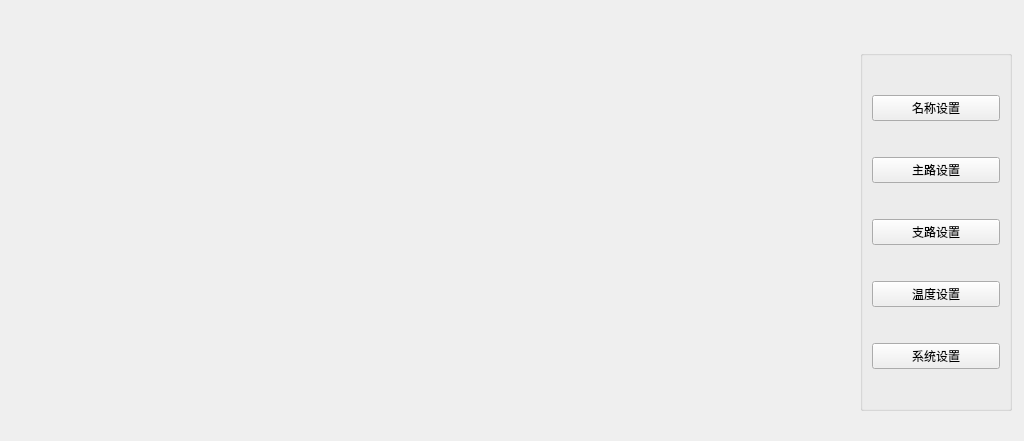
<?xml version="1.0" encoding="UTF-8"?>
<ui version="4.0">
 <class>SetMainWid</class>
 <widget class="QWidget" name="SetMainWid">
  <property name="geometry">
   <rect>
    <x>0</x>
    <y>0</y>
    <width>1024</width>
    <height>441</height>
   </rect>
  </property>
  <property name="windowTitle">
   <string>Form</string>
  </property>
  <widget class="QStackedWidget" name="stackedWidget">
   <property name="geometry">
    <rect>
     <x>1</x>
     <y>20</y>
     <width>831</width>
     <height>430</height>
    </rect>
   </property>
   <property name="styleSheet">
    <string notr="true"/>
   </property>
   <widget class="QWidget" name="page"/>
   <widget class="QWidget" name="page_2"/>
  </widget>
  <widget class="QGroupBox" name="groupBox">
   <property name="geometry">
    <rect>
     <x>860</x>
     <y>50</y>
     <width>152</width>
     <height>361</height>
    </rect>
   </property>
   <property name="styleSheet">
    <string notr="true">QGroupBox{
border:5px solid rgb(15,78,225);
border-radius:15px
};</string>
   </property>
   <property name="title">
    <string/>
   </property>
   <layout class="QVBoxLayout" name="verticalLayout">
    <item>
     <widget class="QPushButton" name="nameBtn">
      <property name="text">
       <string>名称设置</string>
      </property>
     </widget>
    </item>
    <item>
     <widget class="QPushButton" name="lineBtn">
      <property name="text">
       <string>主路设置</string>
      </property>
     </widget>
    </item>
    <item>
     <widget class="QPushButton" name="loopBtn">
      <property name="text">
       <string>支路设置</string>
      </property>
     </widget>
    </item>
    <item>
     <widget class="QPushButton" name="temBtn">
      <property name="text">
       <string>温度设置</string>
      </property>
     </widget>
    </item>
    <item>
     <widget class="QPushButton" name="sysBtn">
      <property name="text">
       <string>系统设置</string>
      </property>
     </widget>
    </item>
   </layout>
  </widget>
 </widget>
 <resources/>
 <connections/>
</ui>
